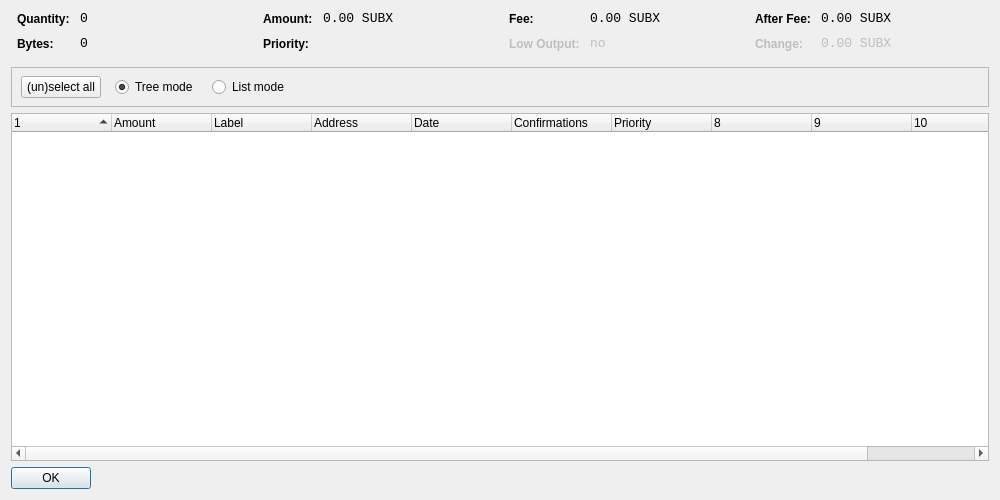
<?xml version="1.0" encoding="UTF-8"?>
<ui version="4.0">
 <class>CoinControlDialog</class>
 <widget class="QDialog" name="CoinControlDialog">
  <property name="geometry">
   <rect>
    <x>0</x>
    <y>0</y>
    <width>1000</width>
    <height>500</height>
   </rect>
  </property>
  <property name="windowTitle">
   <string>Coin Control</string>
  </property>
  <layout class="QVBoxLayout" name="verticalLayout">
   <item>
    <layout class="QHBoxLayout" name="horizontalLayoutTop" stretch="0,0,0,0">
     <property name="topMargin">
      <number>0</number>
     </property>
     <property name="bottomMargin">
      <number>10</number>
     </property>
     <item>
      <layout class="QFormLayout" name="formLayoutCoinControl1">
       <property name="horizontalSpacing">
        <number>10</number>
       </property>
       <property name="verticalSpacing">
        <number>10</number>
       </property>
       <property name="leftMargin">
        <number>6</number>
       </property>
       <property name="rightMargin">
        <number>6</number>
       </property>
       <item row="0" column="0">
        <widget class="QLabel" name="labelCoinControlQuantityText">
         <property name="styleSheet">
          <string notr="true">font-weight:bold;</string>
         </property>
         <property name="text">
          <string>Quantity:</string>
         </property>
        </widget>
       </item>
       <item row="0" column="1">
        <widget class="QLabel" name="labelCoinControlQuantity">
         <property name="font">
          <font>
           <family>Monospace</family>
           <pointsize>10</pointsize>
          </font>
         </property>
         <property name="cursor">
          <cursorShape>IBeamCursor</cursorShape>
         </property>
         <property name="contextMenuPolicy">
          <enum>Qt::ActionsContextMenu</enum>
         </property>
         <property name="text">
          <string notr="true">0</string>
         </property>
         <property name="textInteractionFlags">
          <set>Qt::LinksAccessibleByMouse|Qt::TextSelectableByKeyboard|Qt::TextSelectableByMouse</set>
         </property>
        </widget>
       </item>
       <item row="1" column="0">
        <widget class="QLabel" name="labelCoinControlBytesText">
         <property name="styleSheet">
          <string notr="true">font-weight:bold;</string>
         </property>
         <property name="text">
          <string>Bytes:</string>
         </property>
        </widget>
       </item>
       <item row="1" column="1">
        <widget class="QLabel" name="labelCoinControlBytes">
         <property name="font">
          <font>
           <family>Monospace</family>
           <pointsize>10</pointsize>
          </font>
         </property>
         <property name="cursor">
          <cursorShape>IBeamCursor</cursorShape>
         </property>
         <property name="contextMenuPolicy">
          <enum>Qt::ActionsContextMenu</enum>
         </property>
         <property name="text">
          <string notr="true">0</string>
         </property>
         <property name="textInteractionFlags">
          <set>Qt::LinksAccessibleByMouse|Qt::TextSelectableByKeyboard|Qt::TextSelectableByMouse</set>
         </property>
        </widget>
       </item>
      </layout>
     </item>
     <item>
      <layout class="QFormLayout" name="formLayoutCoinControl2">
       <property name="horizontalSpacing">
        <number>10</number>
       </property>
       <property name="verticalSpacing">
        <number>10</number>
       </property>
       <property name="leftMargin">
        <number>6</number>
       </property>
       <property name="rightMargin">
        <number>6</number>
       </property>
       <item row="0" column="0">
        <widget class="QLabel" name="labelCoinControlAmountText">
         <property name="styleSheet">
          <string notr="true">font-weight:bold;</string>
         </property>
         <property name="text">
          <string>Amount:</string>
         </property>
        </widget>
       </item>
       <item row="0" column="1">
        <widget class="QLabel" name="labelCoinControlAmount">
         <property name="font">
          <font>
           <family>Monospace</family>
           <pointsize>10</pointsize>
          </font>
         </property>
         <property name="cursor">
          <cursorShape>IBeamCursor</cursorShape>
         </property>
         <property name="contextMenuPolicy">
          <enum>Qt::ActionsContextMenu</enum>
         </property>
         <property name="text">
          <string notr="true">0.00 SUBX</string>
         </property>
         <property name="textInteractionFlags">
          <set>Qt::LinksAccessibleByMouse|Qt::TextSelectableByKeyboard|Qt::TextSelectableByMouse</set>
         </property>
        </widget>
       </item>
       <item row="1" column="0">
        <widget class="QLabel" name="labelCoinControlPriorityText">
         <property name="styleSheet">
          <string notr="true">font-weight:bold;</string>
         </property>
         <property name="text">
          <string>Priority:</string>
         </property>
        </widget>
       </item>
       <item row="1" column="1">
        <widget class="QLabel" name="labelCoinControlPriority">
         <property name="font">
          <font>
           <family>Monospace</family>
           <pointsize>10</pointsize>
          </font>
         </property>
         <property name="cursor">
          <cursorShape>IBeamCursor</cursorShape>
         </property>
         <property name="contextMenuPolicy">
          <enum>Qt::ActionsContextMenu</enum>
         </property>
         <property name="text">
          <string/>
         </property>
         <property name="textInteractionFlags">
          <set>Qt::LinksAccessibleByMouse|Qt::TextSelectableByKeyboard|Qt::TextSelectableByMouse</set>
         </property>
        </widget>
       </item>
      </layout>
     </item>
     <item>
      <layout class="QFormLayout" name="formLayoutCoinControl3">
       <property name="horizontalSpacing">
        <number>10</number>
       </property>
       <property name="verticalSpacing">
        <number>10</number>
       </property>
       <property name="leftMargin">
        <number>6</number>
       </property>
       <property name="rightMargin">
        <number>6</number>
       </property>
       <item row="0" column="0">
        <widget class="QLabel" name="labelCoinControlFeeText">
         <property name="styleSheet">
          <string notr="true">font-weight:bold;</string>
         </property>
         <property name="text">
          <string>Fee:</string>
         </property>
        </widget>
       </item>
       <item row="0" column="1">
        <widget class="QLabel" name="labelCoinControlFee">
         <property name="font">
          <font>
           <family>Monospace</family>
           <pointsize>10</pointsize>
          </font>
         </property>
         <property name="cursor">
          <cursorShape>IBeamCursor</cursorShape>
         </property>
         <property name="contextMenuPolicy">
          <enum>Qt::ActionsContextMenu</enum>
         </property>
         <property name="text">
          <string notr="true">0.00 SUBX</string>
         </property>
         <property name="textInteractionFlags">
          <set>Qt::LinksAccessibleByMouse|Qt::TextSelectableByKeyboard|Qt::TextSelectableByMouse</set>
         </property>
        </widget>
       </item>
       <item row="1" column="0">
        <widget class="QLabel" name="labelCoinControlLowOutputText">
         <property name="enabled">
          <bool>false</bool>
         </property>
         <property name="styleSheet">
          <string notr="true">font-weight:bold;</string>
         </property>
         <property name="text">
          <string>Low Output:</string>
         </property>
        </widget>
       </item>
       <item row="1" column="1">
        <widget class="QLabel" name="labelCoinControlLowOutput">
         <property name="enabled">
          <bool>false</bool>
         </property>
         <property name="font">
          <font>
           <family>Monospace</family>
           <pointsize>10</pointsize>
          </font>
         </property>
         <property name="cursor">
          <cursorShape>IBeamCursor</cursorShape>
         </property>
         <property name="contextMenuPolicy">
          <enum>Qt::ActionsContextMenu</enum>
         </property>
         <property name="text">
          <string notr="true">no</string>
         </property>
         <property name="textInteractionFlags">
          <set>Qt::LinksAccessibleByMouse|Qt::TextSelectableByKeyboard|Qt::TextSelectableByMouse</set>
         </property>
        </widget>
       </item>
      </layout>
     </item>
     <item>
      <layout class="QFormLayout" name="formLayoutCoinControl4">
       <property name="horizontalSpacing">
        <number>10</number>
       </property>
       <property name="verticalSpacing">
        <number>10</number>
       </property>
       <property name="leftMargin">
        <number>6</number>
       </property>
       <property name="rightMargin">
        <number>6</number>
       </property>
       <item row="0" column="0">
        <widget class="QLabel" name="labelCoinControlAfterFeeText">
         <property name="styleSheet">
          <string notr="true">font-weight:bold;</string>
         </property>
         <property name="text">
          <string>After Fee:</string>
         </property>
        </widget>
       </item>
       <item row="0" column="1">
        <widget class="QLabel" name="labelCoinControlAfterFee">
         <property name="font">
          <font>
           <family>Monospace</family>
           <pointsize>10</pointsize>
          </font>
         </property>
         <property name="cursor">
          <cursorShape>IBeamCursor</cursorShape>
         </property>
         <property name="contextMenuPolicy">
          <enum>Qt::ActionsContextMenu</enum>
         </property>
         <property name="text">
          <string notr="true">0.00 SUBX</string>
         </property>
         <property name="textInteractionFlags">
          <set>Qt::LinksAccessibleByMouse|Qt::TextSelectableByKeyboard|Qt::TextSelectableByMouse</set>
         </property>
        </widget>
       </item>
       <item row="1" column="0">
        <widget class="QLabel" name="labelCoinControlChangeText">
         <property name="enabled">
          <bool>false</bool>
         </property>
         <property name="styleSheet">
          <string notr="true">font-weight:bold;</string>
         </property>
         <property name="text">
          <string>Change:</string>
         </property>
        </widget>
       </item>
       <item row="1" column="1">
        <widget class="QLabel" name="labelCoinControlChange">
         <property name="enabled">
          <bool>false</bool>
         </property>
         <property name="font">
          <font>
           <family>Monospace</family>
           <pointsize>10</pointsize>
          </font>
         </property>
         <property name="cursor">
          <cursorShape>IBeamCursor</cursorShape>
         </property>
         <property name="contextMenuPolicy">
          <enum>Qt::ActionsContextMenu</enum>
         </property>
         <property name="text">
          <string notr="true">0.00 SUBX</string>
         </property>
         <property name="textInteractionFlags">
          <set>Qt::LinksAccessibleByMouse|Qt::TextSelectableByKeyboard|Qt::TextSelectableByMouse</set>
         </property>
        </widget>
       </item>
      </layout>
     </item>
    </layout>
   </item>
   <item>
    <widget class="QFrame" name="frame">
     <property name="minimumSize">
      <size>
       <width>0</width>
       <height>40</height>
      </size>
     </property>
     <property name="frameShape">
      <enum>QFrame::StyledPanel</enum>
     </property>
     <property name="frameShadow">
      <enum>QFrame::Sunken</enum>
     </property>
     <widget class="QWidget" name="horizontalLayoutWidget">
      <property name="geometry">
       <rect>
        <x>10</x>
        <y>0</y>
        <width>781</width>
        <height>41</height>
       </rect>
      </property>
      <layout class="QHBoxLayout" name="horizontalLayoutPanel" stretch="0,0,0,0,0">
       <property name="spacing">
        <number>14</number>
       </property>
       <item>
        <widget class="QPushButton" name="pushButtonSelectAll">
         <property name="sizePolicy">
          <sizepolicy hsizetype="Maximum" vsizetype="Fixed">
           <horstretch>0</horstretch>
           <verstretch>0</verstretch>
          </sizepolicy>
         </property>
         <property name="text">
          <string>(un)select all</string>
         </property>
        </widget>
       </item>
       <item>
        <widget class="QRadioButton" name="radioTreeMode">
         <property name="sizePolicy">
          <sizepolicy hsizetype="Maximum" vsizetype="Fixed">
           <horstretch>0</horstretch>
           <verstretch>0</verstretch>
          </sizepolicy>
         </property>
         <property name="text">
          <string>Tree mode</string>
         </property>
         <property name="checked">
          <bool>true</bool>
         </property>
        </widget>
       </item>
       <item>
        <widget class="QRadioButton" name="radioListMode">
         <property name="sizePolicy">
          <sizepolicy hsizetype="Maximum" vsizetype="Fixed">
           <horstretch>0</horstretch>
           <verstretch>0</verstretch>
          </sizepolicy>
         </property>
         <property name="text">
          <string>List mode</string>
         </property>
        </widget>
       </item>
       <item>
        <spacer name="horizontalSpacer">
         <property name="orientation">
          <enum>Qt::Horizontal</enum>
         </property>
         <property name="sizeHint" stdset="0">
          <size>
           <width>40</width>
           <height>20</height>
          </size>
         </property>
        </spacer>
       </item>
      </layout>
     </widget>
    </widget>
   </item>
   <item>
    <widget class="CoinControlTreeWidget" name="treeWidget">
     <property name="contextMenuPolicy">
      <enum>Qt::CustomContextMenu</enum>
     </property>
     <property name="sortingEnabled">
      <bool>false</bool>
     </property>
     <property name="columnCount">
      <number>11</number>
     </property>
     <attribute name="headerShowSortIndicator" stdset="0">
      <bool>true</bool>
     </attribute>
     <attribute name="headerStretchLastSection">
      <bool>false</bool>
     </attribute>
     <column>
      <property name="text">
       <string/>
      </property>
     </column>
     <column>
      <property name="text">
       <string>Amount</string>
      </property>
     </column>
     <column>
      <property name="text">
       <string>Label</string>
      </property>
     </column>
     <column>
      <property name="text">
       <string>Address</string>
      </property>
     </column>
     <column>
      <property name="text">
       <string>Date</string>
      </property>
     </column>
     <column>
      <property name="text">
       <string>Confirmations</string>
      </property>
      <property name="toolTip">
       <string>Confirmed</string>
      </property>
     </column>
     <column>
      <property name="text">
       <string>Priority</string>
      </property>
     </column>
     <column>
      <property name="text">
       <string/>
      </property>
     </column>
     <column>
      <property name="text">
       <string/>
      </property>
     </column>
     <column>
      <property name="text">
       <string/>
      </property>
     </column>
     <column>
      <property name="text">
       <string/>
      </property>
     </column>
    </widget>
   </item>
   <item>
    <widget class="QDialogButtonBox" name="buttonBox">
     <property name="sizePolicy">
      <sizepolicy hsizetype="Maximum" vsizetype="Fixed">
       <horstretch>0</horstretch>
       <verstretch>0</verstretch>
      </sizepolicy>
     </property>
     <property name="orientation">
      <enum>Qt::Horizontal</enum>
     </property>
     <property name="standardButtons">
      <set>QDialogButtonBox::Ok</set>
     </property>
    </widget>
   </item>
  </layout>
 </widget>
 <customwidgets>
  <customwidget>
   <class>CoinControlTreeWidget</class>
   <extends>QTreeWidget</extends>
   <header>coincontroltreewidget.h</header>
  </customwidget>
 </customwidgets>
 <resources/>
 <connections/>
</ui>
